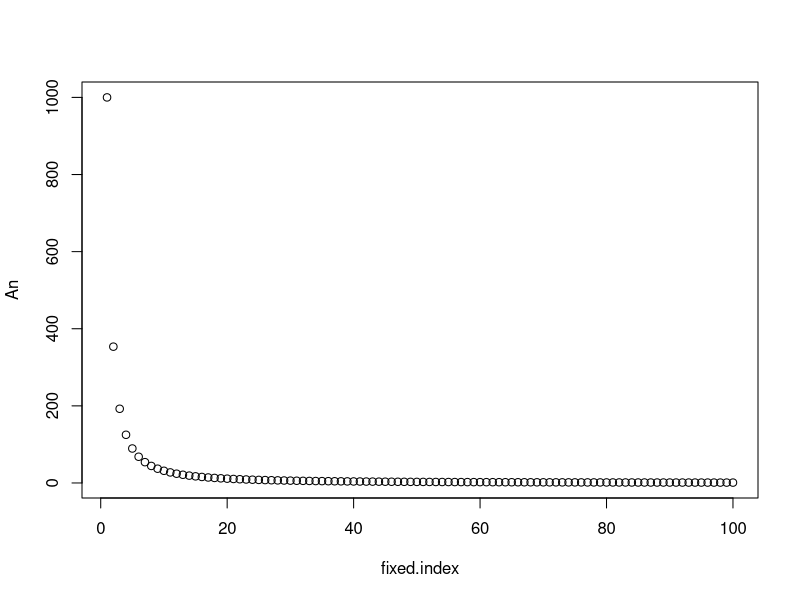
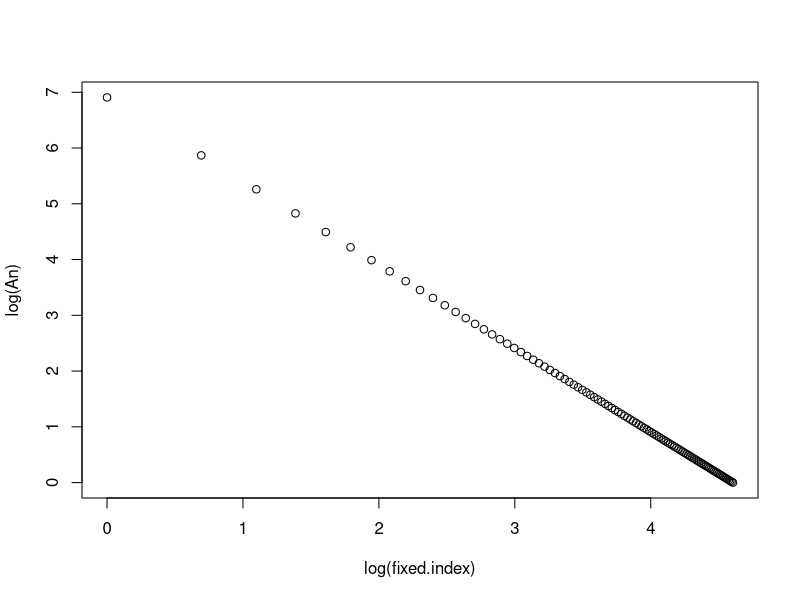
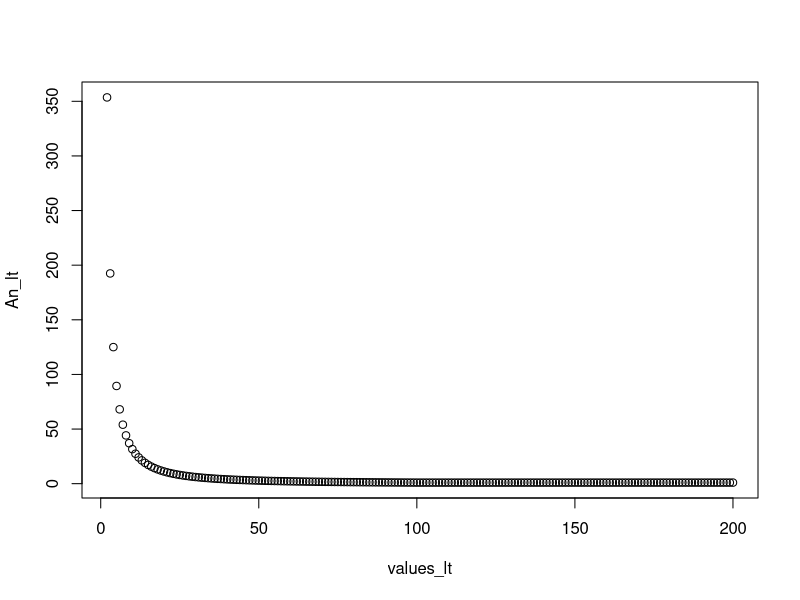
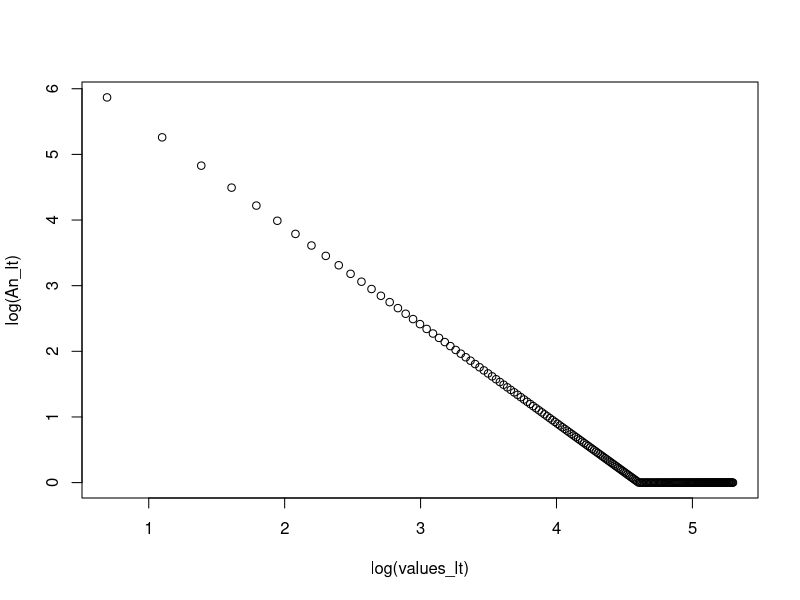

These charts were generated, in order, by the following R code: (Note: this script raises an error after producing the figures.)
## Estimate openness from simulated curves with deviations from the power law (I)
#     * Add constant distribution to the tail of a power law curve
#
# Written by Carlos Valiente-Mullor
#
# Usage:
#       Rscript power_law_deviations_1.R
#

# Libs
library(reshape2)
library(ggplot2)
library(minpack.lm)

# Paths
outpath="path/to/output/dir/"

### 1. Generate power-law distribution ###

# Parameters of the model (power-law)
# C=1000, a=1.5, N=100 -> last Delta(n) value=1
C = 1000   # constant
a = 1.5
sample_size = 100 # N
fixed.index = seq(sample_size) # vector of N values

# ==> Values to simulate open pangenome <==
# a = 0.8
# sample_size = 4000
# fixed.index = seq(sample_size) # vector of N values

# Compute An values with power-law formula
values = fixed.index
An = C * values^(-a)

# Plots to explore data
plot( fixed.index, An ) # plot rarefaction curve
plot( log(fixed.index), log(An) ) # plot log-log curve

# Remove 1st value
An = An[2:sample_size]

## 1.2 Estimate alpha from original curve ##
x.all = values[2:sample_size]
y.all = An

# Linearized method
fitHeaps <- lm(log(y.all) ~ log(x.all), na.action = na.exclude)
linear_hl.all = summary(fitHeaps)
linear_hl.all.alpha = -1*(linear_hl.all$coefficients[2])

linear_hl.all.alpha

# Minimum squares method
control1 = nls.control(maxiter=1000, tol=1e-05, warnOnly = T)
fitM = try( nlsLM(y.all ~ k*x.all^power, start = list(power = 1, k = 1),
                control = control1, na.action=na.exclude))
model_result = summary(fitM)
model_result.alpha = -1*(model_result$parameters[1])
model_result.se = model_result$parameters[3]

model_result.alpha

### 2. Add tail of Delta(n)=1 ###

tail_size = 100
An_lt = c(An, rep(1, tail_size))

values_lt = seq(2, sample_size+tail_size) # index/N including An=1 observations

# Plots to explore data
plot( values_lt, An_lt )           # plot rarefaction curve
plot( log(values_lt), log(An_lt) ) # plot log-log curve


### 3. Compute alpha with total N ###
x.all = values_lt
y.all = An_lt

# Linearized method, lm
fitHeaps <- lm(log(y.all) ~ log(x.all), na.action = na.exclude)
linear_hl.all = summary(fitHeaps)
linear_hl.all.alpha = -1*(linear_hl.all$coefficients[2])

linear_hl.all.alpha

# Minimum squares method, nlsLM

control1 = nls.control(maxiter=1000, tol=1e-05, warnOnly = T)
fitM = try( nlsLM(y.all ~ k*x.all^power, start = list(power = 1, k = 1),
                control = control1, na.action=na.exclude))
model_result = summary(fitM)
model_result.alpha = -1*(model_result$parameters[1])
model_result.se = model_result$parameters[3]

model_result.alpha

### 4. Compute alpha with incremental N values ###
res.def.med = c()
data_curve.med = list()

res.def.med.nls = c()

for (i in seq(2, length(values_lt))) {
  # Data for incremental N values
  x.med = values_lt[1:i]
  y.med = An_lt[1:i]
  
  y.med[y.med == 0] <- NA
  
  data_curve.med[[(i-1)]] = cbind(x.med, y.med)
  
  ## Heaps' law (power law) - linear; ln
  fitHeaps <- try( lm(log(y.med) ~ log(x.med), na.action = na.exclude) )

  if ( class(fitHeaps) != "try-error" ) {
    fit_res = summary(fitHeaps)
    fit_res.alpha = -1*(fit_res$coefficients[2])
    fit_res.se = fit_res$coefficients[4]

    # results df - alpha values
    res = c("Simulated An values (lm)", i, values_lt[i], fit_res.alpha, fit_res.se)
    names(res) = c("method", "index", "N", "alpha", "SE")

    res.def.med = rbind(res.def.med, res)
  }
  
  ## Heaps' law (power law) - nlsLM
  control1 = nls.control(maxiter=1000, tol=1e-05, warnOnly = T)
  fitM = try( nlsLM(y.med ~ k*x.med^power, start = list(power = 1, k = 1),
                  control = control1, na.action=na.exclude))
    
  if ( class(fitHeaps) != "try-error" ) {
    model_result = summary(fitM)
    model_result.alpha = -1*(model_result$parameters[1])
    model_result.se = model_result$parameters[3]
    
    # results df - alpha values
    res = c("Simulated An values (nlsLM)", i, values_lt[i], model_result.alpha, model_result.se)
    names(res) = c("method", "index", "N", "alpha", "SE")
    
    res.def.med.nls = rbind(res.def.med.nls, res)
  }
  
}


# Datasets
a_perN.med = as.data.frame(res.def.med)
a_perN.med[,2] = as.numeric(a_perN.med[,2])
a_perN.med[,3] = as.numeric(a_perN.med[,3])
a_perN.med[,4] = as.numeric(a_perN.med[,4])
a_perN.med[,5] = as.numeric(a_perN.med[,5])

a_perN.med.nls = as.data.frame(res.def.med.nls)
a_perN.med.nls[,2] = as.numeric(a_perN.med.nls[,2])
a_perN.med.nls[,3] = as.numeric(a_perN.med.nls[,3])
a_perN.med.nls[,4] = as.numeric(a_perN.med.nls[,4])
a_perN.med.nls[,5] = as.numeric(a_perN.med.nls[,5])

# Write alpha results
# lm
rownames(a_perN.med) = NULL

mytable = paste0(outpath, "simulated_", a, ".results.alpha_perN_lm.csv")
write.csv(a_perN.med, mytable, row.names = F)

# nlsLM
rownames(a_perN.med.nls) = NULL

mytable = paste0(outpath, "simulated_", a, ".results.alpha_perN_nlsLM.csv")
write.csv(a_perN.med.nls, mytable, row.names = F)


## Plots
# plot alpha-vs-N

# lm
curve.med = ggplot(a_perN.med, aes(x=N, y=alpha)) + geom_point()

myplot.med = paste0(outpath, "simulated_", a, ".plot.alpha_perN_lm.png")
ggsave(myplot.med, plot=curve.med, width = 7.22, height = 7.22)

# nlsLM
curve.med.nls = ggplot(a_perN.med.nls, aes(x=N, y=alpha)) + geom_point()

myplot.med.nls = paste0(outpath, "simulated_", a, ".plot.alpha_perN_nlsLM.png")
ggsave(myplot.med.nls, plot=curve.med.nls, width = 7.22, height = 7.22)


# Log-log curve data + Alpha
log_curve.med = lapply(data_curve.med, log)

# lm
log.med.outpath = paste0(outpath, "simulated_", a, ".alpha_log-log.alpha_perN_lm.pdf")
list4 = list()
for (i in 1:length(log_curve.med)){
  lbl = paste0("\u03b1 = ", round(a_perN.med$alpha[i],3)) +
  list4[[i]] <- ggplot(as.data.frame(log_curve.med[[i]]), aes(x=x.med, y=y.med)) + 
    geom_point() + 
    geom_smooth(method="lm", se=F) +
    xlim(0, 9) + ylim(-0.5, 6.5) +
    annotate("text", x=5, y=5, 
             label = lbl, 
             size=7, color="black")
}

# save w/ cairo_pdf in order to print "alpha" character
grDevices::cairo_pdf(filename = log.med.outpath, onefile = T)
list4
dev.off()

# nlsLM
log.med.outpath = paste0(outpath, "simulated_", a, ".alpha_log-log.alpha_perN_nlsLM.pdf")
list4 = list()
for (i in 1:length(log_curve.med)){
  lbl = paste0("\u03b1 = ", round(a_perN.med.nls$alpha[i],3)) +
  list4[[i]] <- ggplot(as.data.frame(log_curve.med[[i]]), aes(x=x.med, y=y.med)) + 
    geom_point() + 
    geom_smooth(method="lm", se=F) +
    xlim(0, 9) + ylim(-0.5, 6.5) +
    annotate("text", x=5, y=5, 
             label = lbl, 
             size=7, color="black")
}

# (save w/ cairo_pdf in order to print "alpha" character)
grDevices::cairo_pdf(filename = log.med.outpath, onefile = T)
list4
dev.off()
